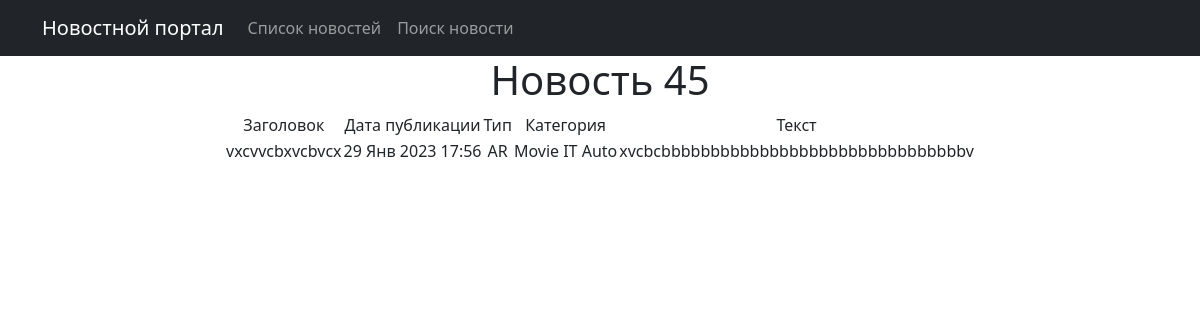
The page /news/45 on the database its author committed.
### news/models.py (models this page shows, shortened)
class Post(models.Model):
    author = models.ForeignKey(Author, on_delete=models.CASCADE, verbose_name="Авторы")
    NEWS = 'NW'
    ARTICLE = 'AR'
    CATEGORY_CHOICES = (
        (NEWS, 'Новость'),
        (ARTICLE, 'Статья'),
    )
    category_type = models.CharField(max_length=2, choices=CATEGORY_CHOICES, default=ARTICLE, verbose_name="Тип")
    dateCreation = models.DateTimeField(auto_now_add=True, verbose_name="Дата создания")
    postCategory = models.ManyToManyField(Category, through="PostCategory")
    title = models.CharField(max_length=128)
    text = models.TextField()
    rating = models.SmallIntegerField(default=0, verbose_name="Рейтинг")
    def __str__(self):
        return '{}'.format(self.pk)

class Category(models.Model):
    name = models.CharField(max_length=64, unique=True, verbose_name="Категория")
    subscribers = models.ManyToManyField(User, through='Subscriber')
    def __str__(self):
        return self.name

### news/views.py (the view)
# urls.py: path('<int:pk>', NewsDetail.as_view(), name='news detail'),
class NewsDetail(DetailView):
    model = Post
    template_name = 'new.html'
    context_object_name = 'new'
    def get_object(self, *args, **kwargs):
        obj = cache.get(f'post-{self.kwargs["pk"]}', None)
        if not obj:
            obj = super().get_object(queryset=self.queryset)
            cache.set(f'post-{self.kwargs["pk"]}', obj)
        return obj

### news/templatetags/custom_filters.py (called while the page is built)
@register.filter(name="censor")
def censor(value):
    if not isinstance(value, str):
        raise TypeError(f"Ошибка: переменная {value} должна быть строкой")
    for bw in value.split():
        if bw.lower() in bad_words:
            value = value.replace(bw, list(bw)[0] + ((len(bw) - 1) * "*"))
    return value

### templates/new.html (shortened to what this page needs)
{% extends 'flatpages/default.html' %}
{% load custom_filters %}
{% block content %}
<h1>Новость {{ new }}</h1>
<table style="margin-left: auto; margin-right: auto;">
<tr>
    <td>Заголовок</td>
    <td>Дата публикации</td>
    <td>Тип</td>
    <td>Категория</td>
    <td>Текст</td>
</tr>
<tr>
    <td>{{ new.title|censor }}</td>
    <td>{{ new.dateCreation|date:'d M Y H:i' }}</td>
    <td>{{ new.category_type }}</td>
    <td>
        {% for category in new.postCategory.all %}
            {{ category }}
        {% endfor %}
    </td>
    <td>{{ new.text|censor }}</td>
</tr>
</table>
{% endblock content %}

### rows shown on the page
Post: id "45", title|censor "vxcvvcbxvcbvcx", dateCreation "29 Янв 2023 17:56", category_type "AR", text|censor "xvcbcbbbbbbbbbbbbbbbbbbbbbbbbbbbbbbbv"
Category: name "Movie"
Category: name "IT"
Category: name "Auto"
